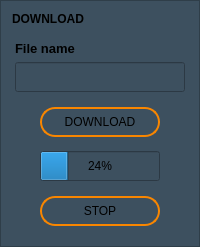
                     <widget class="QFrame" name="frame_download">
                      <property name="maximumSize">
                       <size>
                        <width>200</width>
                        <height>16777215</height>
                       </size>
                      </property>
                      <property name="styleSheet">
                       <string notr="true">background-color: rgb(61, 80, 95);</string>
                      </property>
                      <property name="frameShape">
                       <enum>QFrame::Shape::StyledPanel</enum>
                      </property>
                      <property name="frameShadow">
                       <enum>QFrame::Shadow::Raised</enum>
                      </property>
                      <layout class="QVBoxLayout" name="verticalLayout_17">
                       <item>
                        <widget class="QLabel" name="downloadLabel">
                         <property name="minimumSize">
                          <size>
                           <width>110</width>
                           <height>0</height>
                          </size>
                         </property>
                         <property name="maximumSize">
                          <size>
                           <width>110</width>
                           <height>20</height>
                          </size>
                         </property>
                         <property name="font">
                          <font>
                           <bold>true</bold>
                          </font>
                         </property>
                         <property name="text">
                          <string>DOWNLOAD</string>
                         </property>
                         <property name="alignment">
                          <set>Qt::AlignmentFlag::AlignLeading|Qt::AlignmentFlag::AlignLeft|Qt::AlignmentFlag::AlignVCenter</set>
                         </property>
                        </widget>
                       </item>
                       <item>
                        <spacer name="verticalSpacer_4">
                         <property name="orientation">
                          <enum>Qt::Orientation::Vertical</enum>
                         </property>
                         <property name="sizeHint" stdset="0">
                          <size>
                           <width>17</width>
                           <height>9</height>
                          </size>
                         </property>
                        </spacer>
                       </item>
                       <item>
                        <layout class="QHBoxLayout" name="horizontalLayout_filename">
                         <item>
                          <spacer name="horizontalSpacer_26">
                           <property name="orientation">
                            <enum>Qt::Orientation::Horizontal</enum>
                           </property>
                           <property name="sizeHint" stdset="0">
                            <size>
                             <width>18</width>
                             <height>13</height>
                            </size>
                           </property>
                          </spacer>
                         </item>
                         <item>
                          <layout class="QVBoxLayout" name="verticalLayout_10">
                           <item>
                            <widget class="QLabel" name="filenameLabel">
                             <property name="font">
                              <font>
                               <pointsize>10</pointsize>
                               <bold>true</bold>
                              </font>
                             </property>
                             <property name="text">
                              <string>File name</string>
                             </property>
                            </widget>
                           </item>
                           <item>
                            <widget class="QLineEdit" name="FileName">
                             <property name="sizePolicy">
                              <sizepolicy hsizetype="Preferred" vsizetype="Preferred">
                               <horstretch>0</horstretch>
                               <verstretch>0</verstretch>
                              </sizepolicy>
                             </property>
                             <property name="minimumSize">
                              <size>
                               <width>170</width>
                               <height>30</height>
                              </size>
                             </property>
                             <property name="maximumSize">
                              <size>
                               <width>170</width>
                               <height>30</height>
                              </size>
                             </property>
                             <property name="placeholderText">
                              <string/>
                             </property>
                            </widget>
                           </item>
                          </layout>
                         </item>
                         <item>
                          <spacer name="horizontalSpacer_27">
                           <property name="orientation">
                            <enum>Qt::Orientation::Horizontal</enum>
                           </property>
                           <property name="sizeHint" stdset="0">
                            <size>
                             <width>18</width>
                             <height>13</height>
                            </size>
                           </property>
                          </spacer>
                         </item>
                        </layout>
                       </item>
                       <item>
                        <spacer name="verticalSpacer_7">
                         <property name="orientation">
                          <enum>Qt::Orientation::Vertical</enum>
                         </property>
                         <property name="sizeHint" stdset="0">
                          <size>
                           <width>17</width>
                           <height>9</height>
                          </size>
                         </property>
                        </spacer>
                       </item>
                       <item>
                        <layout class="QHBoxLayout" name="horizontalLayout_downloadbutton">
                         <item>
                          <spacer name="horizontalSpacer_20">
                           <property name="orientation">
                            <enum>Qt::Orientation::Horizontal</enum>
                           </property>
                           <property name="sizeHint" stdset="0">
                            <size>
                             <width>18</width>
                             <height>13</height>
                            </size>
                           </property>
                          </spacer>
                         </item>
                         <item>
                          <widget class="QPushButton" name="DownloadButton">
                           <property name="minimumSize">
                            <size>
                             <width>120</width>
                             <height>30</height>
                            </size>
                           </property>
                           <property name="maximumSize">
                            <size>
                             <width>120</width>
                             <height>30</height>
                            </size>
                           </property>
                           <property name="styleSheet">
                            <string notr="true">QPushButton{
	background-color: rgb(61, 80, 95);
	border-radius: 15px;
	border: 2px solid #F98600;
}

QPushButton:checked{
	color: #F98600;
	font-size: 14px;
}
</string>
                           </property>
                           <property name="text">
                            <string>DOWNLOAD</string>
                           </property>
                           <property name="checkable">
                            <bool>true</bool>
                           </property>
                          </widget>
                         </item>
                         <item>
                          <spacer name="horizontalSpacer_21">
                           <property name="orientation">
                            <enum>Qt::Orientation::Horizontal</enum>
                           </property>
                           <property name="sizeHint" stdset="0">
                            <size>
                             <width>18</width>
                             <height>13</height>
                            </size>
                           </property>
                          </spacer>
                         </item>
                        </layout>
                       </item>
                       <item>
                        <spacer name="verticalSpacer_6">
                         <property name="orientation">
                          <enum>Qt::Orientation::Vertical</enum>
                         </property>
                         <property name="sizeHint" stdset="0">
                          <size>
                           <width>17</width>
                           <height>8</height>
                          </size>
                         </property>
                        </spacer>
                       </item>
                       <item>
                        <layout class="QHBoxLayout" name="horizontalLayout_progressbar">
                         <item>
                          <spacer name="horizontalSpacer_23">
                           <property name="orientation">
                            <enum>Qt::Orientation::Horizontal</enum>
                           </property>
                           <property name="sizeHint" stdset="0">
                            <size>
                             <width>18</width>
                             <height>13</height>
                            </size>
                           </property>
                          </spacer>
                         </item>
                         <item>
                          <widget class="QProgressBar" name="progressBar">
                           <property name="minimumSize">
                            <size>
                             <width>120</width>
                             <height>30</height>
                            </size>
                           </property>
                           <property name="maximumSize">
                            <size>
                             <width>120</width>
                             <height>30</height>
                            </size>
                           </property>
                           <property name="value">
                            <number>24</number>
                           </property>
                           <property name="alignment">
                            <set>Qt::AlignmentFlag::AlignCenter</set>
                           </property>
                          </widget>
                         </item>
                         <item>
                          <spacer name="horizontalSpacer_22">
                           <property name="orientation">
                            <enum>Qt::Orientation::Horizontal</enum>
                           </property>
                           <property name="sizeHint" stdset="0">
                            <size>
                             <width>18</width>
                             <height>13</height>
                            </size>
                           </property>
                          </spacer>
                         </item>
                        </layout>
                       </item>
                       <item>
                        <spacer name="verticalSpacer_5">
                         <property name="orientation">
                          <enum>Qt::Orientation::Vertical</enum>
                         </property>
                         <property name="sizeHint" stdset="0">
                          <size>
                           <width>17</width>
                           <height>9</height>
                          </size>
                         </property>
                        </spacer>
                       </item>
                       <item>
                        <layout class="QHBoxLayout" name="horizontalLayout_stopbutton">
                         <item>
                          <spacer name="horizontalSpacer_25">
                           <property name="orientation">
                            <enum>Qt::Orientation::Horizontal</enum>
                           </property>
                           <property name="sizeHint" stdset="0">
                            <size>
                             <width>18</width>
                             <height>13</height>
                            </size>
                           </property>
                          </spacer>
                         </item>
                         <item>
                          <widget class="QPushButton" name="StopButton">
                           <property name="minimumSize">
                            <size>
                             <width>120</width>
                             <height>30</height>
                            </size>
                           </property>
                           <property name="maximumSize">
                            <size>
                             <width>120</width>
                             <height>30</height>
                            </size>
                           </property>
                           <property name="styleSheet">
                            <string notr="true">background-color: rgb(61, 80, 95);
	border-radius: 15px;
	border: 2px solid #F98600;</string>
                           </property>
                           <property name="text">
                            <string>STOP</string>
                           </property>
                          </widget>
                         </item>
                         <item>
                          <spacer name="horizontalSpacer_24">
                           <property name="orientation">
                            <enum>Qt::Orientation::Horizontal</enum>
                           </property>
                           <property name="sizeHint" stdset="0">
                            <size>
                             <width>18</width>
                             <height>13</height>
                            </size>
                           </property>
                          </spacer>
                         </item>
                        </layout>
                       </item>
                       <item>
                        <spacer name="verticalSpacer_3">
                         <property name="orientation">
                          <enum>Qt::Orientation::Vertical</enum>
                         </property>
                         <property name="sizeHint" stdset="0">
                          <size>
                           <width>17</width>
                           <height>9</height>
                          </size>
                         </property>
                        </spacer>
                       </item>
                      </layout>
                     </widget>
